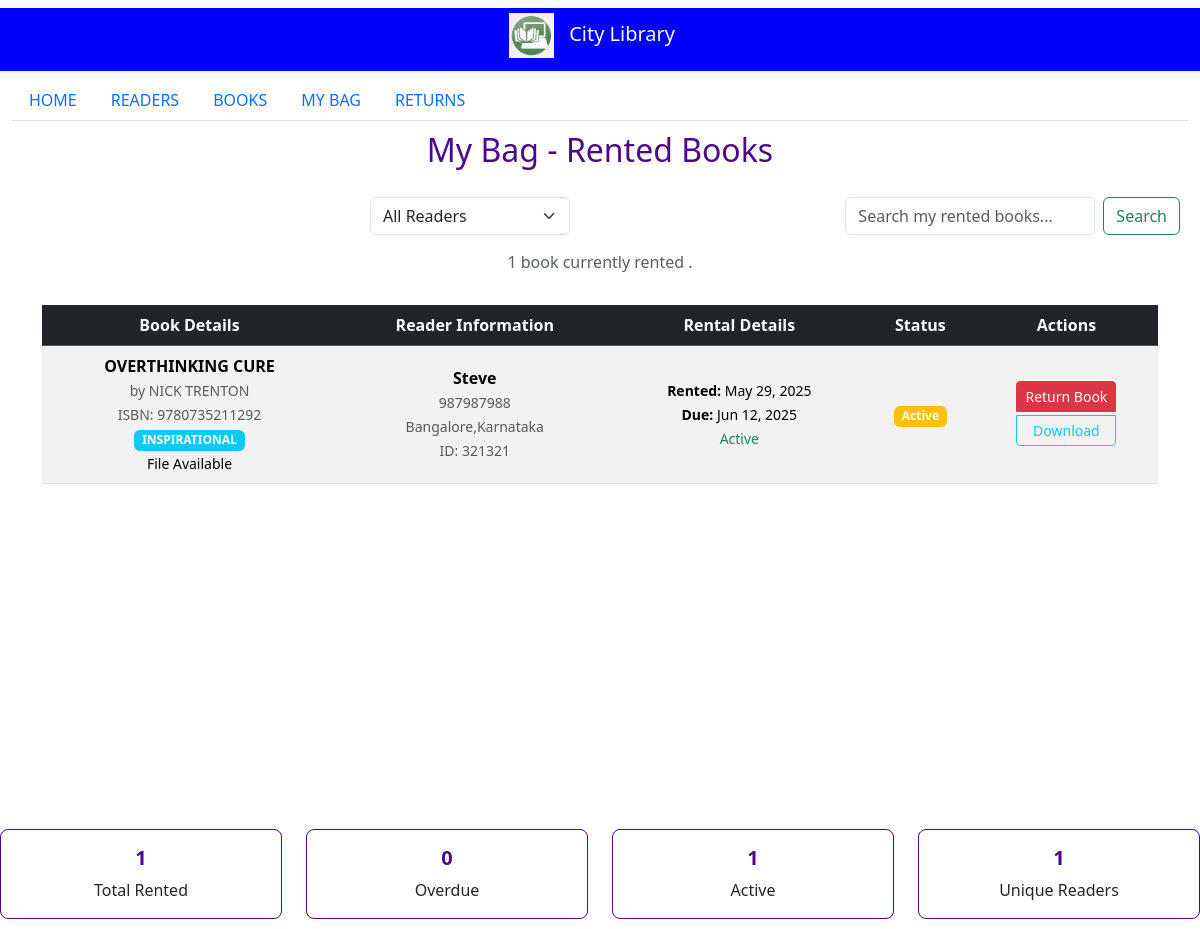
The app's page /my-bag with its own data.
### lims_app/models.py (models this page shows, shortened)
class BookRental(models.Model):
    STATUS_CHOICES = [
        ('active', 'Active'),
        ('returned', 'Returned'),
        ('overdue', 'Overdue'),
    ]
    book = models.ForeignKey(Book, on_delete=models.CASCADE)
    reader = models.ForeignKey(reader, on_delete=models.CASCADE)
    rental_date = models.DateTimeField(auto_now_add=True)
    due_date = models.DateTimeField()
    return_date = models.DateTimeField(blank=True, null=True)
    status = models.CharField(max_length=20, choices=STATUS_CHOICES, default='active')
    notes = models.TextField(blank=True, null=True)
    def is_overdue(self):
        if self.status == 'active' and timezone.now() > self.due_date:
            return True
        return False
    class Meta:
        ordering = ['-rental_date']

class Book(models.Model):
    STATUS_CHOICES = [
        ('available', 'Available'),
        ('rented', 'Rented'),
        ('maintenance', 'Maintenance'),
    ]
    title = models.CharField(max_length=300)
    author = models.CharField(max_length=200)
    isbn = models.CharField(max_length=50, unique=True)
    category = models.CharField(max_length=100)
    publisher = models.CharField(max_length=200, blank=True, null=True)
    status = models.CharField(max_length=20, choices=STATUS_CHOICES, default='available')
    book_file = models.FileField(upload_to='books/', blank=True, null=True)
    created_at = models.DateTimeField(auto_now_add=True)
    updated_at = models.DateTimeField(auto_now=True)
    class Meta:
        ordering = ['-created_at']

class reader(models.Model):
    reference_id = models.CharField(max_length=200)
    reader_name = models.CharField(max_length=200)
    reader_contact = models.CharField(max_length=200)
    reader_address = models.TextField()
    active = models.BooleanField(default=True)

### lims_app/views.py (the view, shortened to what this page needs)
# urls.py: path('my-bag', my_bag, name='my_bag'),
def my_bag(request):
    search_query = request.GET.get('search', '').strip()
    reader_id = request.GET.get('reader_id')
    rentals = BookRental.objects.select_related('book', 'reader').filter(
        status__in=['active', 'overdue']  # Show active and overdue rentals
    ).order_by('-rental_date')
    if reader_id:
        try:
            reader_obj = get_object_or_404(reader, id=reader_id)
            rentals = rentals.filter(reader=reader_obj)
        except:
            rentals = BookRental.objects.none()
    for rental in rentals:
        if rental.is_overdue() and rental.status == 'active':
            rental.status = 'overdue'
            rental.save()
    overdue_count = rentals.filter(status='overdue').count()
    active_count = rentals.filter(status='active').count()
    unique_readers = rentals.values('reader').distinct().count()
    context = {
        'rentals': rentals,
        'search_query': search_query,
        'overdue_count': overdue_count,
        'active_count': active_count,
        'unique_readers': unique_readers,
        'readers': reader.objects.filter(active=True),  # For reader filter dropdown
        'current_tab': 'my_bag'
    }
    return render(request, 'my-bag.html', context)

### lims_app/templates/my-bag.html (shortened to what this page needs)
<!DOCTYPE html>
{% extends "index.html" %}
{% load static %}
{% block main_content %}
<div class="container-fluid text-center" style="padding: 10px 0;">
  <div class="row" style="margin-bottom: 20px;">
    <div class="col-12">
      <h2 class="text-center" style="color: #4B088A;">
         My Bag - Rented Books
      </h2>
    </div>
  </div>
  <div class="row">
    <div class="col-12">
      <div class="text-end" style="margin-bottom: 15px; margin-right: 20px;">
        <div class="row">
          <div class="col-md-6">
            <form method="GET" class="d-inline-flex">
              <select name="reader_id" class="form-select me-2" onchange="this.form.submit()" style="width: 200px;">
                <option value="">All Readers</option>
              </select>
            </form>
          </div>
          <div class="col-md-6">
            <form class="d-inline-flex" role="search" method="GET">
              <input class="form-control me-2" type="search" name="search"
                     placeholder="Search my rented books..." aria-label="Search"
                     value="{{ search_query }}" style="width: 250px;" />
              <button class="btn btn-outline-success" type="submit">Search</button>
            </form>
          </div>
        </div>
      </div>
      <div class="row" style="margin-bottom: 15px;">
        <div class="col-12">
          <p class="text-muted">
            {{ rentals|length }} book{% if rentals|length != 1 %}s{% endif %} currently rented
            {% if search_query %}for "{{ search_query }}"{% endif %}.
          </p>
        </div>
      </div>
      <div class="container" style="overflow-y:auto; height:500px;">
        <table class="table table-hover table-striped">
          <thead class="table-dark">
            <tr>
              <th>Book Details</th>
              <th>Reader Information</th>
              <th>Rental Details</th>
              <th>Status</th>
              <th>Actions</th>
            </tr>
          </thead>
          <tbody>
            {% for rental in rentals %}
            <tr>
              <td>
                <div>
                  <strong>{{ rental.book.title }}</strong>
                  <br><small class="text-muted">by {{ rental.book.author }}</small>
                  <br><small class="text-muted">ISBN: {{ rental.book.isbn }}</small>
                  <br><span class="badge bg-info">{{ rental.book.category }}</span>
                  {% if rental.book.book_file %}
                    <br><small> File Available</small>
                  {% endif %}
                </div>
              </td>
              <td>
                <div>
                  <strong> {{ rental.reader.reader_name }}</strong>
                  <br><small class="text-muted"> {{ rental.reader.reader_contact }}</small>
                  <br><small class="text-muted"> {{ rental.reader.reader_address|truncatewords:3 }}</small>
                  <br><small class="text-muted"> ID: {{ rental.reader.reference_id }}</small>
                </div>
              </td>
              <td>
                <div>
                  <small><strong>Rented:</strong> {{ rental.rental_date|date:"M d, Y" }}</small>
                  <br><small><strong>Due:</strong> {{ rental.due_date|date:"M d, Y" }}</small>
                  {% if rental.is_overdue %}
                    <br><small class="text-danger"><i class="fas fa-exclamation-triangle"></i> Overdue</small>
                  {% else %}
                    <br><small class="text-success"> Active</small>
                  {% endif %}
                </div>
              </td>
              <td>
                {% if rental.status == 'overdue' %}
                  <span class="badge bg-danger">Overdue</span>
                {% elif rental.status == 'active' %}
                  <span class="badge bg-warning">Active</span>
                {% elif rental.status == 'returned' %}
                  <span class="badge bg-success">Returned</span>
                {% else %}
                  <span class="badge bg-secondary">{{ rental.get_status_display }}</span>
                {% endif %}
              </td>
              <td>
                <div class="btn-group-vertical" role="group">
                  {% if rental.status == 'active' or rental.status == 'overdue' %}
                    <button class="btn btn-sm btn-danger mb-1"
                            onclick="returnBook({{ rental.id }}, '{{ rental.book.title|escapejs }}', '{{ rental.reader.reader_name|escapejs }}')">
                       Return Book
                    </button>
                  {% endif %}
                  {% if rental.book.book_file %}
                    <a href="{{ rental.book.book_file.url }}" class="btn btn-sm btn-outline-info" target="_blank">
                       Download
                    </a>
                  {% endif %}
                </div>
              </td>
            </tr>
            {% endfor %}
          </tbody>
        </table>
      </div>
      {% if rentals %}
      <div class="row mt-4">
        <div class="col-md-3">
          <div class="card text-center">
            <div class="card-body">
              <h5 class="card-title">{{ rentals|length }}</h5>
              <p class="card-text">Total Rented</p>
            </div>
          </div>
        </div>
        <div class="col-md-3">
          <div class="card text-center">
            <div class="card-body">
              <h5 class="card-title">{{ overdue_count }}</h5>
              <p class="card-text">Overdue</p>
            </div>
          </div>
        </div>
        <div class="col-md-3">
          <div class="card text-center">
            <div class="card-body">
              <h5 class="card-title">{{ active_count }}</h5>
              <p class="card-text">Active</p>
            </div>
          </div>
        </div>
        <div class="col-md-3">
          <div class="card text-center">
            <div class="card-body">
              <h5 class="card-title">{{ unique_readers }}</h5>
              <p class="card-text">Unique Readers</p>
            </div>
          </div>
        </div>
      </div>
      {% endif %}
    </div>
  </div>
</div>
{% endblock %}

### lims_app/templates/index.html (shortened to what this page needs)
<!doctype html>
{%load static %}
<html lang="en">
  <head>
    <link href="https://cdn.jsdelivr.net/npm/bootstrap@5.3.6/dist/css/bootstrap.min.css" rel="stylesheet">
  </head>
  <body>
    <nav class="navbar bg-body-tertiary">
  <div class="container-fluid justify-content-center align-items-center" style="background-color:#0000FF ">
    <span class="navbar-brand lb-1 h3 text-light">
      <img src="{% static '/LIMS_LOGO.png' %}" alt="LIMS" height="45" style="margin-right: 10px">
      City Library</span>
  </div>
</nav>
    <div class="  container-fluid justify-content-center align-items-center">
  <ul class="nav nav-tabs">
  <li class="nav-item">
    {% if current_tab == 'home' %}
    <a class="nav-link active" aria-current="page" href="/home">HOME</a>
    {% else %}
    <a class="nav-link" aria-current="page" href="/home">HOME</a>
    {% endif %}
  </li>
  <li class="nav-item">
    {% if current_tab == 'readers' %}
    <a class="nav-link active" aria-current="page" href="/readers">READERS</a>
    {% else %}
    <a class="nav-link" aria-current="page" href="/readers">READERS</a>
    {% endif %}
  </li>
  <li class="nav-item">
    {% if current_tab == 'books' %}
    <a class="nav-link active" aria-current="page" href="/books">BOOKS</a>
    {% else %}
    <a class="nav-link" aria-current="page" href="/books">BOOKS</a>
    {% endif %}
  </li>
   <li class="nav-item">
    {% if current_tab == 'mybag' %}
    <a class="nav-link active" aria-current="page" href="/mybag">MY BAG</a>
    {% else %}
    <a class="nav-link" aria-current="page" href="/mybag">MY BAG</a>
    {% endif %}
  <li class="nav-item">
    {% if current_tab == 'returns' %}
    <a class="nav-link active" aria-current="page" href="/returns">RETURNS</a>
    {% else %}
    <a class="nav-link" aria-current="page" href="/returns">RETURNS</a>
    {% endif %}
  </li>
</ul>
</div>
  {% block main_content %}
  {% endblock %}
  </body>
</html>

### lims_app/templates/my-bag.html (style rules this page uses)
.card { border: 1px solid #4B088A; border-radius: 8px; }
.card-title { color: #4B088A; font-weight: bold; }
.table td { vertical-align: middle; }
.btn-group-vertical .btn { margin-bottom: 2px; }

### records on screen
BookRental: book "OVERTHINKING CURE", book.author "NICK TRENTON", book.isbn "9780735211292", book.category "INSPIRATIONAL", shows "File Available", reader.reader_name "Steve", reader.reader_contact "987987988", reader.reader_address "Bangalore,Karnataka", reader.reference_id "321321", rental_date "May 29, 2025", due_date "Jun 12, 2025", status "Active"

### other values on screen
{{ rentals|length }} "1"
{{ overdue_count }} "0"
{{ active_count }} "1"
{{ unique_readers }} "1"
